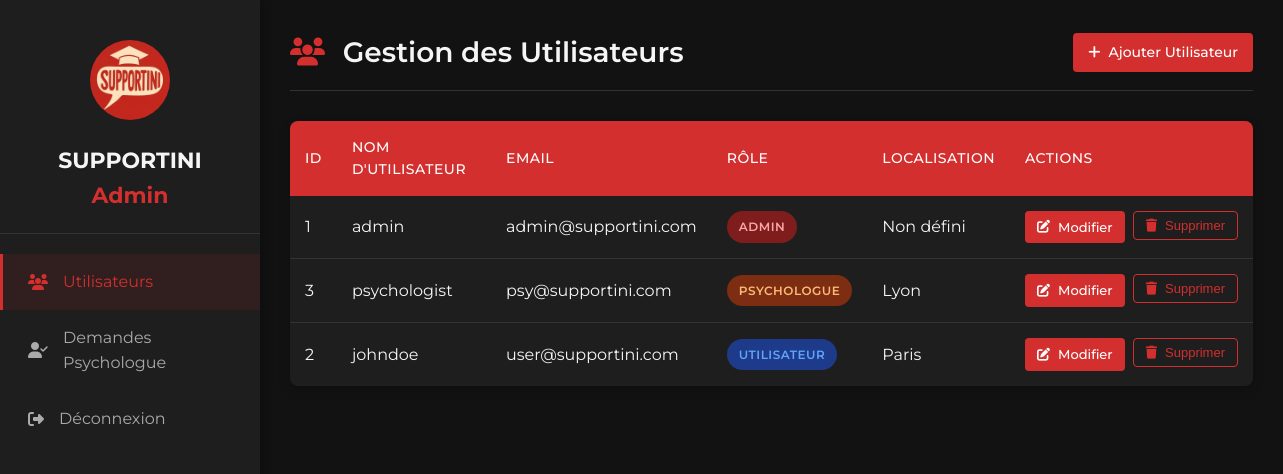
The app's page /View/BackOffice/users.php (signed in) with its own data.
### tables this page shows
CREATE TABLE IF NOT EXISTS `users` (
    `id` INT AUTO_INCREMENT PRIMARY KEY,
    `username` VARCHAR(100) NOT NULL UNIQUE,
    `email` VARCHAR(100) NOT NULL UNIQUE,
    `password` VARCHAR(255) NOT NULL,
    `location` VARCHAR(100),
    `phone_number` VARCHAR(20),
    `bio` TEXT,
    `role` ENUM('utilisateur', 'psychologue', 'admin') DEFAULT 'utilisateur',
    `demande_psy` INT DEFAULT 0,
    `status` INT DEFAULT 1,
    
     
    `profile_photo` VARCHAR(255),
    `gender` ENUM('male', 'female', 'other') DEFAULT NULL,
    `date_of_birth` DATE,
    `profession` VARCHAR(100),
    `company` VARCHAR(100),
    `nationality` VARCHAR(100),
    `social_links` JSON,
    
     
    `is_blocked` INT DEFAULT 0,
    `is_banned` INT DEFAULT 0,
    `blocked_reason` TEXT,
    `banned_reason` TEXT,
    `is_locked` INT DEFAULT 0,
    `locked_until` DATETIME,
    `failed_login_attempts` INT DEFAULT 0,
    
     
    `password_reset_token` VARCHAR(255),
    `password_reset_expires` DATETIME,
    `forgotten_password_code` VARCHAR(6),
    `forgotten_password_method` ENUM('email', 'sms', 'whatsapp') DEFAULT NULL,
    `forgotten_password_expires` DATETIME,
    `google_id` VARCHAR(255) UNIQUE,
    `last_login` DATETIME,
    
    `created_at` TIMESTAMP DEFAULT CURRENT_TIMESTAMP,
    `updated_at` TIMESTAMP DEFAULT CURRENT_TIMESTAMP ON UPDATE CURRENT_TIMESTAMP,
    INDEX idx_email (email),
    INDEX idx_role (role),
    INDEX idx_demande_psy (demande_psy),
    INDEX idx_is_blocked (is_blocked),
    INDEX idx_is_banned (is_banned),
    INDEX idx_google_id (google_id),
    INDEX idx_created_at (created_at)
);

### config.php (called while the page is built, shortened)
<?php
class config {
    private static $pdo = null;
    public static function getConnexion() {
        if (self::$pdo == null) {
            try {
                self::$pdo = new PDO(
                    "mysql:host=localhost;dbname=supportini;charset=utf8mb4",
                    "root",
                    "",
                    [
                        PDO::ATTR_ERRMODE => PDO::ERRMODE_EXCEPTION,
                        PDO::ATTR_DEFAULT_FETCH_MODE => PDO::FETCH_ASSOC,
                        PDO::ATTR_EMULATE_PREPARES => false,
                    ]
                );
            } catch (PDOException $e) {
                if (strpos($e->getMessage(), '1049') !== false) {
                    header('Location: /Web_Project_Utilisateurs/setup.php');
                    exit;
                }
                die("Erreur de connexion DB: " . $e->getMessage());
            }
        }
        return self::$pdo;
    }
}
?>

### Controller/userController.php (called while the page is built, shortened)
<?php
require_once __DIR__ . '/../config.php';
class userController {
    private $pdo;
    public function __construct() {
        $this->pdo = config::getConnexion();
    }
    public function getAllUsers() {
        try {
            $sql = "SELECT * FROM users ORDER BY created_at DESC";
            $stmt = $this->pdo->prepare($sql);
            $stmt->execute();
            return $stmt->fetchAll(PDO::FETCH_ASSOC);
        } catch (Exception $e) {
            return [];
        }
    }
}
?>

### View/BackOffice/users.php (the view, shortened to what this page needs)
<?php
require_once __DIR__ . '/../../Controller/userController.php';
$ctrl = new userController();
$users = $ctrl->getAllUsers();
if (!empty($users)) {
    usort($users, function($a, $b) {
        $roleOrder = ['admin' => 0, 'psychologue' => 1, 'utilisateur' => 2];
        $roleA = $roleOrder[$a['role']] ?? 3;
        $roleB = $roleOrder[$b['role']] ?? 3;
        if ($roleA !== $roleB) {
            return $roleA - $roleB;
        }
        return $a['id'] - $b['id'];
    });
}
?>
<!DOCTYPE html>
<html lang="fr">
<head>
    <link rel="stylesheet" href="https://cdnjs.cloudflare.com/ajax/libs/font-awesome/6.5.0/css/all.min.css">
    <link rel="stylesheet" href="backoffice.css">
</head>
<body>
    <div class="sidebar">
        <div class="sidebar-header">
            <img src="../../logo_supportini.jpg" alt="SUPPORTINI Logo" class="sidebar-logo">
            <h2 class="sidebar-title">SUPPORTINI <span>Admin</span></h2>
        </div>
        <nav class="sidebar-nav">
            <a href="users.php" class="sidebar-link active">
                <i class="fas fa-users"></i>
                <span>Utilisateurs</span>
            </a>
            <a href="psy_requests.php" class="sidebar-link">
                <i class="fas fa-user-check"></i>
                <span>Demandes Psychologue</span>
            </a>
            <a href="../../logout.php" class="sidebar-link">
                <i class="fas fa-sign-out-alt"></i>
                <span>Déconnexion</span>
            </a>
        </nav>
    </div>
    <main class="main-content">
        <div class="page-header">
            <h1 class="page-title"><i class="fas fa-users"></i> Gestion des Utilisateurs</h1>
            <a href="add_user.php" class="btn btn-primary">
                <i class="fas fa-plus"></i> Ajouter Utilisateur
            </a>
        </div>
        <div class="table-container">
            <table class="table">
                <thead>
                    <tr>
                        <th>ID</th>
                        <th>Nom d'utilisateur</th>
                        <th>Email</th>
                        <th>Rôle</th>
                        <th>Localisation</th>
                        <th>Actions</th>
                    </tr>
                </thead>
                <tbody>
                    <?php if (empty($users)): ?>
                    <tr>
                        <td colspan="6" style="text-align: center; padding: 20px; color: #999;">
                            Aucun utilisateur trouvé
                        </td>
                    </tr>
                    <?php else: ?>
                    <?php foreach ($users as $user): ?>
                    <tr>
                        <td><?php echo htmlspecialchars($user['id']); ?></td>
                        <td><?php echo htmlspecialchars($user['username']); ?></td>
                        <td><?php echo htmlspecialchars($user['email']); ?></td>
                        <td>
                            <span class="role-badge role-<?php echo htmlspecialchars($user['role']); ?>">
                                <?php
                                $roles = [
                                    'utilisateur' => 'Utilisateur',
                                    'psychologue' => 'Psychologue',
                                    'admin' => 'Admin'
                                ];
                                echo $roles[$user['role']] ?? htmlspecialchars($user['role']);
                                ?>
                            </span>
                        </td>
                        <td><?php echo !empty($user['location']) ? htmlspecialchars($user['location']) : 'Non défini'; ?></td>
                        <td>
                            <div class="action-buttons">
                                <a href="edit_user.php?id=<?php echo htmlspecialchars($user['id']); ?>" class="btn btn-primary btn-sm">
                                    <i class="fas fa-edit"></i> Modifier
                                </a>
                                <form method="POST" style="display: inline;">
                                    <button type="submit" name="delete" class="btn btn-danger btn-sm" onclick="return confirm('Êtes-vous sûr de vouloir supprimer cet utilisateur ?');">
                                        <i class="fas fa-trash"></i> Supprimer
                                    </button>
                                </form>
                            </div>
                        </td>
                    </tr>
                    <?php endforeach; ?>
                    <?php endif; ?>
                </tbody>
            </table>
        </div>
    </main>
</body>
</html>

### View/BackOffice/backoffice.css (style rules this page uses)
:root { --primary-red: #d32f2f; --dark-red: #b71c1c; --light-red: #ff6659; --dark-bg: #121212; --card-bg: #1e1e1e; --text-light: #f5f5f5; --text-muted: #aaaaaa; --border-color: #333333; }
* { margin: 0; padding: 0; box-sizing: border-box; }
body { font-family: 'Montserrat', sans-serif; background-color: var(--dark-bg); color: var(--text-light); line-height: 1.6; display: flex; min-height: 100vh; }
.sidebar { width: 260px; background-color: var(--card-bg); padding: 20px 0; box-shadow: 2px 0 10px rgba(0, 0, 0, 0.3); z-index: 100; position: fixed; height: 100vh; overflow-y: auto; }
.sidebar-header { text-align: center; padding: 20px; border-bottom: 1px solid var(--border-color); margin-bottom: 20px; }
.sidebar-logo { width: 80px; height: 80px; border-radius: 50%; object-fit: cover; margin-bottom: 15px; }
.sidebar-title { font-size: 22px; font-weight: 700; color: var(--text-light); }
.sidebar-title span { color: var(--primary-red); }
.sidebar-nav { display: flex; flex-direction: column; }
.sidebar-link { padding: 15px 25px; color: var(--text-muted); display: flex; align-items: center; gap: 15px; text-decoration: none; transition: all 0.3s ease; border-left: 3px solid transparent; }
.sidebar-link.active { background-color: rgba(211, 47, 47, 0.1); color: var(--primary-red); border-left-color: var(--primary-red); }
.main-content { flex: 1; margin-left: 260px; padding: 30px; }
.page-header { display: flex; justify-content: space-between; align-items: center; margin-bottom: 30px; padding-bottom: 15px; border-bottom: 1px solid var(--border-color); }
.page-title { font-size: 28px; font-weight: 600; color: var(--text-light); }
.page-title i { color: var(--primary-red); margin-right: 10px; }
.table-container { background-color: var(--card-bg); border-radius: 8px; overflow: hidden; box-shadow: 0 4px 12px rgba(0, 0, 0, 0.2); margin-bottom: 40px; }
.table { width: 100%; border-collapse: collapse; }
.table th { background-color: var(--primary-red); color: white; padding: 15px; text-align: left; font-weight: 500; text-transform: uppercase; letter-spacing: 0.5px; font-size: 14px; }
.table td { padding: 15px; border-bottom: 1px solid var(--border-color); }
.table tr:last-child td { border-bottom: none; }
.btn { display: inline-flex; align-items: center; gap: 8px; padding: 8px 15px; border-radius: 4px; text-decoration: none; font-weight: 500; font-size: 14px; transition: all 0.3s ease; border: none; cursor: pointer; }
.btn-sm { padding: 6px 12px; font-size: 13px; }
.btn-primary { background-color: var(--primary-red); color: white; }
.btn-danger { background-color: transparent; border: 1px solid #d32f2f; color: #d32f2f; }
.action-buttons { display: flex; gap: 8px; }
.role-badge { display: inline-block; padding: 6px 12px; border-radius: 20px; font-size: 12px; font-weight: 600; text-transform: uppercase; letter-spacing: 0.5px; }
.role-utilisateur { background-color: #1e3a8a; color: #60a5fa; }
.role-psychologue { background-color: #7c2d12; color: #fdba74; }
.role-admin { background-color: #7f1d1d; color: #fca5a5; }

### records on screen
users: id "1", username "admin", email "admin@supportini.com", role "ADMIN", shows "Non défini"
users: id "3", username "psychologist", email "psy@supportini.com", role "PSYCHOLOGUE", location "Lyon"
users: id "2", username "johndoe", email "user@supportini.com", role "UTILISATEUR", location "Paris"
